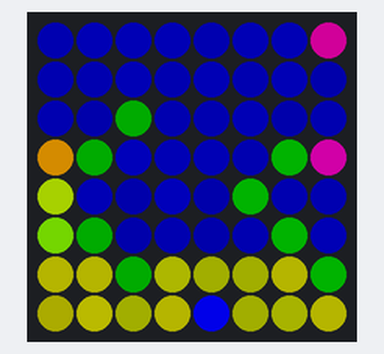
This program was run on a simulated Raspberry Pi (BCM pin numbers) with a Sense HAT. Shown: the Sense HAT's 8×8 RGB LED matrix. Dim RGB values are drawn brighter than linear; random numbers come from a fixed seed.

Above: at 0.09 s.
At 15.97 s:
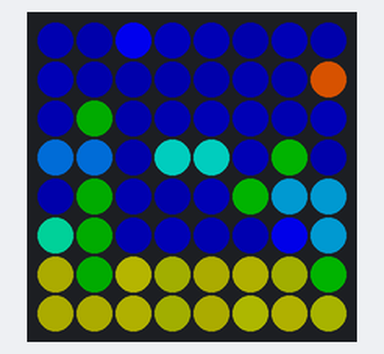
At 19.44 s:
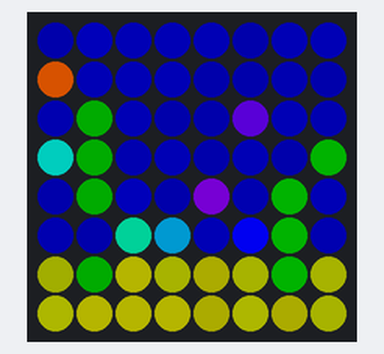
At 25.49 s:
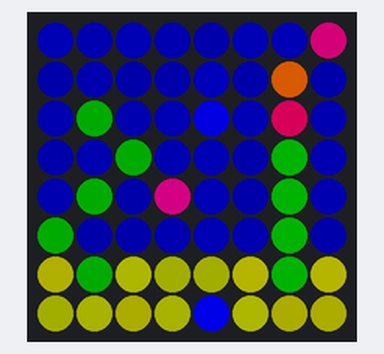
At 29.87 s:
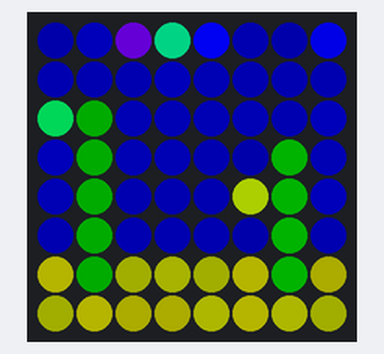
At 39.85 s:
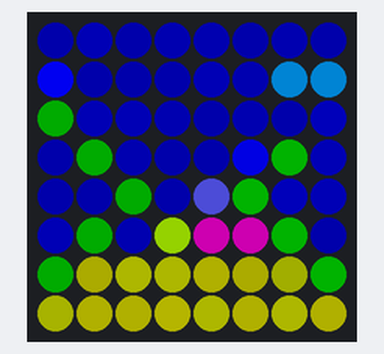

The program:

Aquarium.py
```python
#!/usr/bin/env python3
##################################################
# Aquarium

try :
    from sense_hat import SenseHat
except :
    try :
        from sense_emu import SenseHat
    except :
        from _sense_hat_ANSI import SenseHat

from random import randint as r
from time import sleep
import math

#Initialize the screen and get the pixel vector
s=SenseHat()
s.clear([0,0,48])
V = s.get_pixels()

#Ticker is the "heartbeat" of the animation:
#Each screen element moves after certain ticks.
Ticker :int =0

#How many fish and bubbles simultaneously on the screen?
NumFish :int =6
NumBubble :int =3


# Define a class for the Fish objects:
class Fish :

    def __init__(self) :
        """Store the variables and methods of a Fish"""
        # Color triplet on the screen
        # First idea was to randomize R,G,B , but this has lead to rather grey-ish colors
        #  (high saturation, less rainbow-like fish)
        # So now the idea is to generate colors on the H-S-V space
        Hue :float = 0.01*r(0,628)
        self.Color :list = list((int(80+60*math.sin(Hue)), int(80+60*math.sin(Hue+2.0944)), int(80+60*math.sin(Hue+4.1888))))
        # Size is 1x1 or 2x1
        self.Size  :int  = r(1,2)
        # Slowness means how many ticks to wait until move. Large fish swims slower.
        self.Slow  :int  = r(2,5) + (self.Size-1)*3
        # Position and swim direction on the screen
        self.Dir   :int  = 1 if r(0,1) else -1
        self.XPos  :int  = -1 if self.Dir > 0 else 8
        self.YPos  :int  = r(0,5)

    def handleTick(self) -> None :
        """Handle the event if received a Tick"""
        global Ticker

        #if it's not our time to step, then return
        if Ticker % self.Slow : return

        #Step in the proper direction.
        #Possible feature : create "floating" effect by stepping one row up&down
        #Possible feature : as a fish "wobbles" it changes its shinyness, so could flicker the color a little bit
        self.XPos += self.Dir

    def draw(self) -> None :
        """Draw the fish on the pixel Vector"""
        global V

        # For safety reasons check if we are still on the screen
        if self.XPos in range(8) : V[self.YPos*8+self.XPos] = self.Color

        # For small fish that's it. For large fish let's check if we need to draw the tail
        if self.Size < 2 : return
        TailPos :int = self.XPos - self.Dir
        if TailPos in range(8) : V[self.YPos*8+TailPos] = self.Color

    def hasLeft(self) -> bool :
        """Check if fish has already left the screen"""
        # We could make a difference now based on fish size to check the tail as well,
        # but it's not worth it, let's simply check if the "head" has left the proximity of the screen.
        return self.XPos not in range(-1,9)


# Define a class for the SeaWeed objects:
class SeaWeed :

    def __init__(self) :
        """Store the parameters and methods of the SeaWeeds"""
        # Because of the sinusoid movement there will be 0.5 pixel added to the X position,
        # so the centerline of the weed is always between 2 pixels, therefore
        # the random range is only 0..6  meaning that the center line will be on 0.5 ... 6.5
        self.XPos :float = 0.5 + r(0,6)
        # The waving phase of the Weed: Current and Step
        self.CurrPhase :float = 0.1 * r(0,10)
        self.PhaseStep :float = 0.5 + 0.1*r(0,10)
        # How many ticks to wait between updates
        self.Slow :int = r(5,10)
        # Randomize the color a little
        self.Color :list = list((0,r(48,75),0))
        # How tall we grow
        self.Height :int = r(4,6)

    def handleTick(self) -> None :
        """Handle the event if received a Tick"""
        global Ticker

        #if it's not our time to step, then return
        if Ticker % self.Slow : return

        #Increase the waving phase, truncate the float after 10 full cycles
        self.CurrPhase = self.CurrPhase + self.PhaseStep
        if self.CurrPhase > 628.31853 : self.CurrPhase = self.CurrPhase - 628.31853

    def draw(self) -> None :
        """Draw the SeaWeed on the pixel Vector"""
        global V

        RealX :int
        for j in range(self.Height) :
            RealX = int( self.XPos + 0.55*math.sin(self.CurrPhase + 1.5*j) )
            V[(6-j)*8+RealX] = self.Color


# Define a class for the Bubble objects:
class Bubble :

    def __init__(self) :
        """Store the parameters and methods of the Bubbles"""
        # Where does the bubble raise
        self.XPos :int = r(0,7)
        # Make sure the bubbles are spread and also don't come immediately
        self.YPos :int = r(8,16)
        # Randomize the color a little
        self.Color :list = list((0,0,r(160,220)))

    def handleTick(self) -> None :
        """Handle the event if received a Tick"""
        global Ticker
        #Let the bubbles raise quickly
        self.YPos -= 1

    def draw(self) -> None :
        """Draw the Bubble on the pixel Vector"""
        global V
        if self.YPos in range(8) : V[self.YPos*8+self.XPos] = self.Color

    def hasLeft(self) -> bool :
        """Check if bubble has already left the surface"""
        return self.YPos < 0


########## MAIN PROG ##########

# Let's create all the stuff
# One weed in front of the fish, one behind
weedbg = SeaWeed()
weedfg = SeaWeed()

# Pick a quantity for the fish simultaneously on the screen:
fish :list =list(())
for i in range(NumFish) : fish.append(Fish())

# Pick a quantity for the bubbles simultaneously on the screen:
bubble :list =list(())
for i in range(NumBubble) : bubble.append(Bubble())


# MAIN LOOP
while True:

    # Water (a bit flickering)
    for i in range(48) : V[i] = list((0,0,r(48,72)))

    # Sand (somewhat flickering as well)
    for i in range(48,64) :
        R = r(48,72)
        V[i] = list((R,R,0))

    # Change the sequence of the below drawing routines to move the items forward/backward

    # Weed in the background should come first:
    weedbg.handleTick()
    weedbg.draw()

    # Then the fish:
    for i in range(NumFish) :
        fish[i].handleTick()
        fish[i].draw()
        # If the fish swam out of the screen, drop the object and generate a new
        if fish[i].hasLeft() : fish[i] = Fish()

    # Next is Weed in the foreground:
    weedfg.handleTick()
    weedfg.draw()

    # Finally add some bubbles:
    for i in range(NumBubble) :
        bubble[i].handleTick()
        bubble[i].draw()
        # If a bubble has reached the surface, drop the object and generate a new
        if bubble[i].hasLeft() : bubble[i] = Bubble()

    # Increase the ticker, draw the pixel vector on the screen, wait
    Ticker += 1
    s.set_pixels(V)
    sleep(0.15)
```
